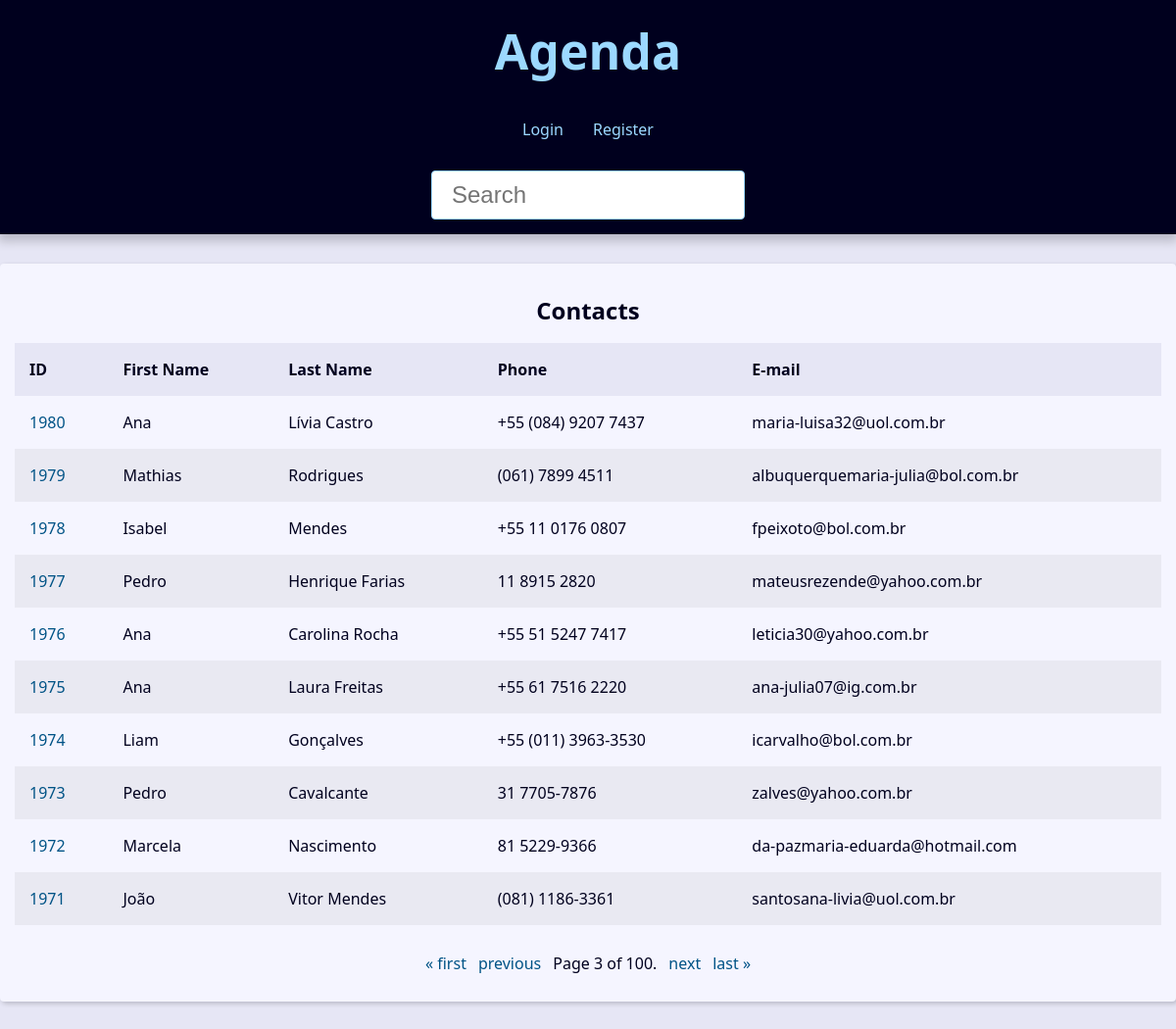
The app's page /?page=3&q= with its own data.
### contact/models.py (models this page shows, shortened)
class Contact(models.Model):
    first_name = models.CharField(max_length=50)
    last_name = models.CharField(max_length=50, blank=True)
    phone = models.CharField(max_length=50)
    email = models.EmailField(max_length=254, blank=True)
    created_date = models.DateTimeField(default=timezone.now)
    description = models.TextField(blank=True)
    show = models.BooleanField(default=True)
    picture = models.ImageField(blank=True, upload_to='pictures/%Y/%m/')
    category = models.ForeignKey(
        Category,
        on_delete=models.SET_NULL,
        blank=True, null=True
    )
    owner = models.ForeignKey(
        User,
        on_delete=models.SET_NULL,
        blank=True, null=True
    )

### contact/views/contact_views.py (the view)
# urls.py: path('', views.index, name='index'),
def index(request):
    contacts = Contact.objects \
        .filter(show=True)\
        .order_by('-id')
    paginator = Paginator(contacts, 10)
    page_number = request.GET.get("page")
    page_obj = paginator.get_page(page_number)
    context = {
        'page_obj': page_obj,
        'site_title': 'Contatos - '
    }
    return render(
        request,
        'contact/index.html',
        context
    )

### contact/templates/contact/index.html
{% extends 'global/base.html' %}
{% block content %}
  {% if page_obj %}
    <div class="responsive-table">
      <table class="contacts-table">
        <caption class="table-caption ">
          Contacts
        </caption>
        <thead>
          <tr class="table-row table-row-header">
            <th class="table-header">ID</th>
            <th class="table-header">First Name</th>
            <th class="table-header">Last Name</th>
            <th class="table-header">Phone</th>
            <th class="table-header">E-mail</th>
          </tr>
        </thead>
        <tbody>
          {% for contact in page_obj %}
            <tr class="table-row">
              <td class="table-cel">
                <a
                  class="table-link"
                  href="{% url 'contact:contact' contact.id %}"
                >
                  {{ contact.id }}
                </a>
              </td>
              <td class="table-cel">
                {{ contact.first_name }}
              </td>
              <td class="table-cel">
                {{ contact.last_name }}
              </td>
              <td class="table-cel">
                {{ contact.phone }}
              </td>
              <td class="table-cel">
                {{ contact.email }}
              </td>
            </tr>
          {% endfor %}
        </tbody>
      </table>
    </div>
  {% else %}
    <div class="single-contact">
      <h1 class="single-contact-name">
        Nenhum contato encontrado.
      </h1>
    </div>
  {% endif %}
{% endblock content %}

### base_static/global/css/style.css (style rules this page uses)
:root { --spacing: 1.5rem; --link-dark-color: rgb(0, 83, 134); --link-light-color: rgb(156, 217, 255); --clr-white: rgb(245, 245, 255); --clr-black: rgb(0, 0, 30); --clr-light-gray: rgb(230, 230, 245); --clr-dark-shadow-5: rgba(0, 0, 10, 5%); --clr-dark-shadow-10: rgba(0, 0, 10, 10%); --clr-dark-shadow-20: rgba(0, 0, 10, 20%); --clr-light-shadow-5: rgba(200, 200, 255, 5%); --clr-light-shadow-10: rgba(200, 200, 255, 10%); --clr-light-shadow-20: rgba(200, 200, 255, 20%); --main-page-width: 120rem; --table-min-width: 60rem; --biggest-font-size: 5rem; --bigger-font-size: 4rem; --big-font-size: 3.2rem; --medium-font-size: 2.4rem; --small-font-size: 1.6rem; --smaller-font-size: 1.4rem; --smallest-font-size: 1.2rem; --transition-fast: 300ms; --transition-medium: 600ms; --transition-slow: 1s; --default-border-radius: 4px; }
*, *::before, *::after { margin: 0; padding: 0; box-sizing: border-box; }
html { font-size: 62.5%; }
body { font-family: system-ui, -apple-system, BlinkMacSystemFont, 'Segoe UI', Roboto, Oxygen, Ubuntu, Cantarell, 'Open Sans', 'Helvetica Neue', sans-serif; line-height: 1.5; font-size: var(--small-font-size); color: var(--clr-black); -webkit-font-smoothing: antialiased; background: var(--clr-light-gray); }
.responsive-table { width: 100%; overflow-x: auto; }
.contacts-table { width: 100%; min-width: var(--table-min-width); border-collapse: collapse; }
.table-caption { font-size: var(--medium-font-size); font-weight: bold; padding: var(--spacing); }
.table-row { text-align: left; text-overflow: ellipsis; transition: background-color var(--transition-fast) ease-in-out; }
.table-row:nth-of-type(2n) { background: var(--clr-dark-shadow-5); }
.table-row-header { background: var(--clr-light-gray); color: var(--clr-black); }
.table-cel, .table-header { padding: var(--spacing); }
.table-link { color: var(--link-dark-color); transition: color var(--transition-fast) ease-in-out; text-decoration: none; }

### records on screen
Contact: id "1980", first_name "Ana", last_name "Lívia Castro", phone "+55 (084) 9207 7437", email "maria-luisa32@uol.com.br"
Contact: id "1979", first_name "Mathias", last_name "Rodrigues", phone "(061) 7899 4511", email "albuquerquemaria-julia@bol.com.br"
Contact: id "1978", first_name "Isabel", last_name "Mendes", phone "+55 11 0176 0807", email "fpeixoto@bol.com.br"
Contact: id "1977", first_name "Pedro", last_name "Henrique Farias", phone "11 8915 2820", email "mateusrezende@yahoo.com.br"
Contact: id "1976", first_name "Ana", last_name "Carolina Rocha", phone "+55 51 5247 7417", email "leticia30@yahoo.com.br"
Contact: id "1975", first_name "Ana", last_name "Laura Freitas", phone "+55 61 7516 2220", email "ana-julia07@ig.com.br"
Contact: id "1974", first_name "Liam", last_name "Gonçalves", phone "+55 (011) 3963-3530", email "icarvalho@bol.com.br"
Contact: id "1973", first_name "Pedro", last_name "Cavalcante", phone "31 7705-7876", email "zalves@yahoo.com.br"
Contact: id "1972", first_name "Marcela", last_name "Nascimento", phone "81 5229-9366", email "da-pazmaria-eduarda@hotmail.com"
Contact: id "1971", first_name "João", last_name "Vitor Mendes", phone "(081) 1186-3361", email "santosana-livia@uol.com.br"

### other values on screen
{{ page_obj.number }} "3"
{{ page_obj.paginator.num_pages }} "100"
